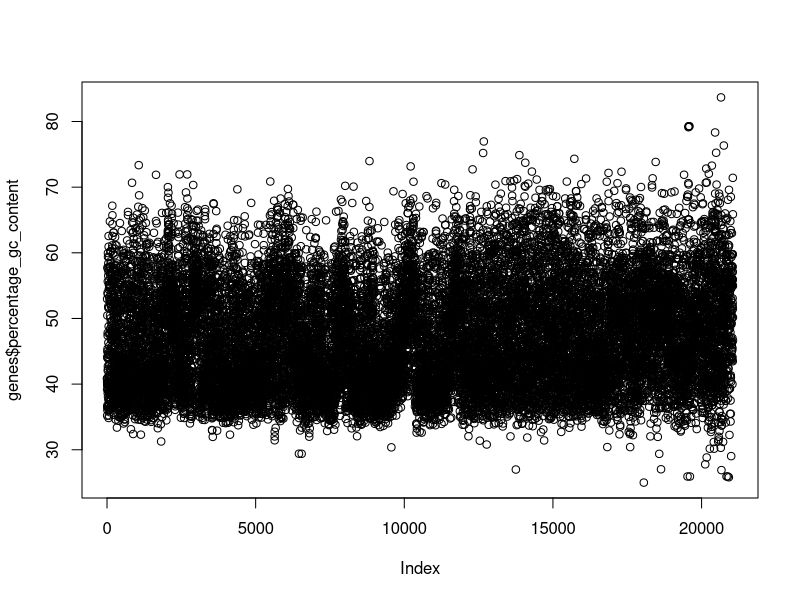
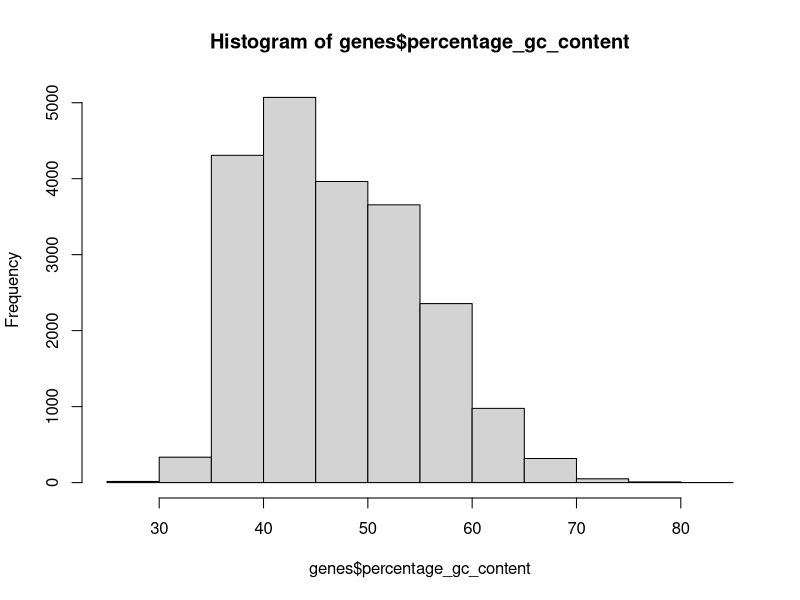

Write the R code that produced these figures, in order.
## ---- chunk 1
rm(list = ls())
getwd()
## ---- chunk 2
# Your code here

## ---- chunk 3
genes <- read.table("data/ensembl_human_genes.txt", header = TRUE, sep = "\t",
                    quote = "", stringsAsFactors = FALSE)
head(genes)
## ---- chunk 4
class(genes)
dim(genes)
str(genes)
## ---- chunk 5
x <- 3
is.vector(x)
length(x)
## ---- chunk 6
is.numeric(genes$percentage_gc_content)
head(genes$percentage_gc_content)
summary(genes$percentage_gc_content)
## ---- chunk 7
is.numeric(genes$cds_length)
## ---- chunk 8
plot(genes$percentage_gc_content)
str(genes$percentage_gc_content)

## ---- chunk 9
hist(genes$percentage_gc_content)
## ---- chunk 10
(num_vec_one <- c(1, 5, 8, 3))  # c stands for "combine"
(num_vec_two <- 1:8)
(num_vec_three <- seq(from = 3, to = 12, by = 3))
## ---- chunk 11
num_vec_one + 1
num_vec_two / num_vec_three
num_vec_three / num_vec_three
c(0, 0, 0, 0) + 1:3  # alternatively could have used rep(0, 4)
## ---- chunk 12
sqrt(c(2, 4, 9, 16))
abs(c(-4, 6, -987))
## ---- chunk 13
1:100
## ---- chunk 14
num_vec_three
num_vec_three[2:4]
num_vec_three[c(1, 4)]
genes$external_gene_id[c(1, 4, 15)]
## ---- chunk 15
# your code here

